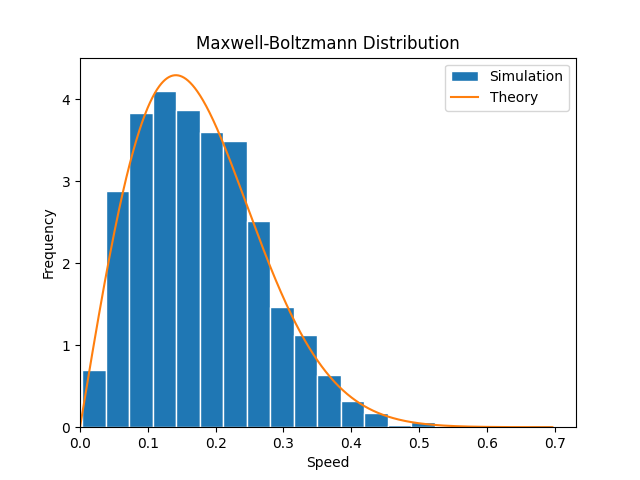

Here is the Python script that generated this plot:
#!/usr/bin/env python3
"""Ideal gas trapped in a box.

In the beginning, all balls have the same speed. But after many collisions, the
distribution of speeds converges to the (two-dimensional) Maxwell-Boltzmann
distribution.
"""

import random
from math import cos, pi, sin

import matplotlib.pyplot as plt
import numpy as np

import billiards
from billiards import visualize

# global settings
num_balls = 1000  # increase this if your computer can handle it
random.seed(0)  # fix random state for reproducibility

# setup the billiard table
bounds = [
    billiards.InfiniteWall((-1, -1), (1, -1)),  # bottom side
    billiards.InfiniteWall((1, -1), (1, 1)),  # right side
    billiards.InfiniteWall((1, 1), (-1, 1)),  # top side
    billiards.InfiniteWall((-1, 1), (-1, -1)),  # left side
]
bld = billiards.Billiard(obstacles=bounds)

# distribute particles uniformly in the square, moving in random directions but
# with the same speed
for _ in range(num_balls):
    pos = np.random.uniform((-0.99, -0.99), (0.99, 0.99))
    angle = np.random.uniform(0, 2 * pi)
    vel = np.asarray([cos(angle), sin(angle)]) / 5

    bld.add_ball(pos, vel, radius=0.01)

# add a bigger ball to illustrate Brownian motion
# bld.add_ball((0, 0), (0, 0), radius=0.1, mass=10)

# show a simulation of the first 10 seconds
anim = visualize.animate(bld, end_time=10, velocity_arrow_factor=0)
# note: bld.time == 10.0
anim._fig.set_size_inches((7, 7))
# anim.save("ideal_gas.mp4")
plt.show()

# plot histogram of speed distribution and compare with 2-dimensional
# Maxwell–Boltzmann distribution (formula from Wikipedia, n-dimensional case)
speeds = np.linalg.norm(bld.balls_velocity, axis=1)
plt.hist(speeds, bins=20, density=True, edgecolor="white", label="Simulation")
x = np.linspace(0, speeds.max(), num=1000)
beta = pi / (4 * np.mean(speeds) ** 2)  # inverse temperature, m / (2 k_B T)
plt.plot(x, 2 * beta * x * np.exp(-beta * x**2), label="Theory")

# adjust axes and labels
plt.xlim(left=0)
plt.ylim(bottom=0)
plt.title("Maxwell-Boltzmann Distribution")
plt.xlabel("Speed")
plt.ylabel("Frequency")
plt.legend()

# plt.savefig("ideal_gas.png")
plt.show()
